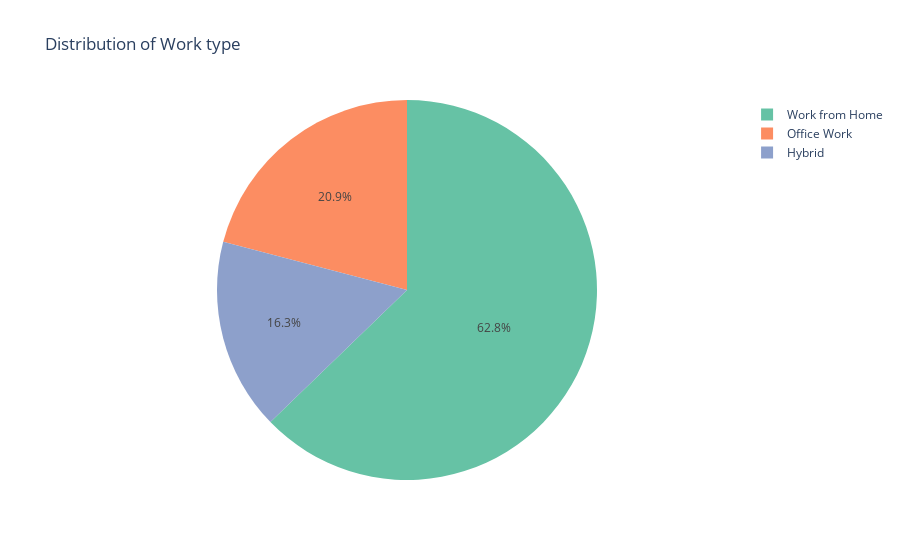

The cell this chart's notebook holds for it:
### Markdown cell above
### Distribution of Work type

### Code cell
df = dsjobs['remote_ratio'].value_counts().reset_index()
fig = px.pie(df, values = 'remote_ratio', names = ['Work from Home','Office Work', 'Hybrid'],
            title = 'Distribution of Work type',
            color_discrete_sequence=px.colors.qualitative.Set2)
fig.show()

### Figure 1 — Plotly figure (JSON) as saved in the notebook; plotly's stock layout.template omitted (floating-point values rounded to 4 significant figures)
{"data": [{"domain": {"x": [0, 1], "y": [0, 1]}, "hovertemplate": "label=%{label}<br>remote_ratio=%{value}<extra></extra>", "labels": ["Work from Home", "Office Work", "Hybrid"], "legendgroup": "", "name": "", "showlegend": true, "type": "pie", "values": [381, 127, 99]}], "layout": {"legend": {"tracegroupgap": 0}, "piecolorway": ["rgb(102,194,165)", "rgb(252,141,98)", "rgb(141,160,203)", "rgb(231,138,195)", "rgb(166,216,84)", "rgb(255,217,47)", "rgb(229,196,148)", "rgb(179,179,179)"], "title": {"text": "Distribution of Work type"}}}
